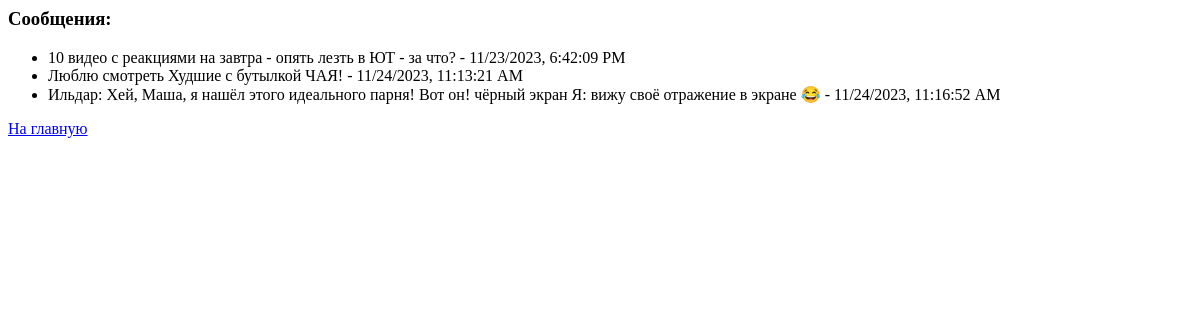
/list_boxes/, run on an earlier commit of the app's database.
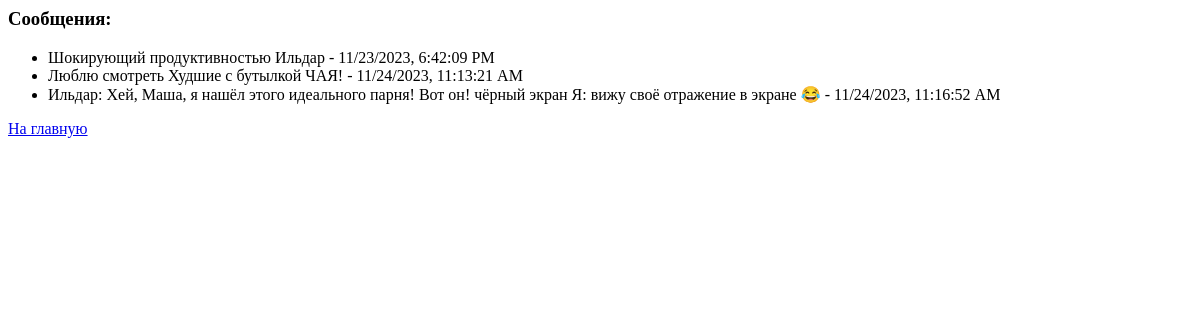
And on a later commit of the database.
### website/models.py (models this page shows, shortened)
class AnonymousText(models.Model):
    text = models.TextField()
    created_at = models.DateTimeField(auto_now_add=True)

### website/views.py (the view)
# urls.py: path('list_boxes/', list_boxes, name='list_boxes'),
def list_boxes(request):
    texts = AnonymousText.objects.all()
    return render(request, 'website/box/list_boxes.html', {'texts': texts})

### templates/website/box/list_boxes.html (shortened to what this page needs)
<h3>Сообщения:</h3>
        <ul id="messages-list">
            {% for text in texts %}
                <li>
                    {{ text.text }} -
                    <span class="timestamp" data-time="{{ text.created_at|date:'U' }}">{{ text.created_at|date:'Y-m-d H:i:s' }}</span>
                </li>
            {% endfor %}
        </ul>
        <a href="{% url 'anonymous_box' %}">На главную</a>

What changed in the data, as far as the page shows it:
changed AnonymousText: text "10 видео с реакциями на завтра - опять лезть в ЮТ - за что?" → "Шокирующий продуктивностью Ильдар"
